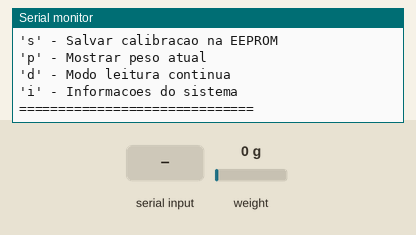
Recording of a sketch running on a simulated Arduino Uno, built with avr-gcc and run on an emulated ATmega328P. On the bench: the last lines printed to the serial monitor. The test bench sets the inputs (shaded band); at power-on: weight on the scale 0 g.

Above: at 3.6 s.
3.7 s: "i" received over Serial
At 4.6 s:
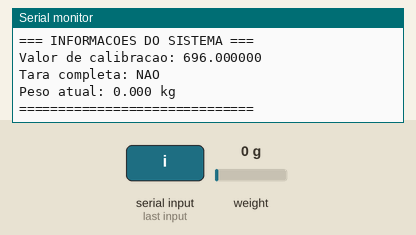
5.2 s: "r" received over Serial
At 5.8 s:
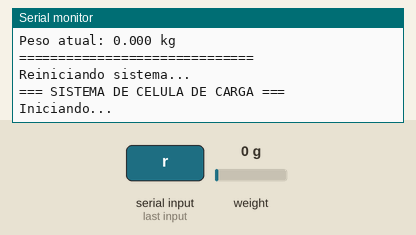
6.7 s: "t90\n" received over Serial
At 8.3 s:
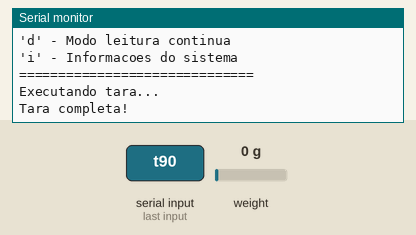
9.1 s: "c90\n" received over Serial
At 9.6 s:
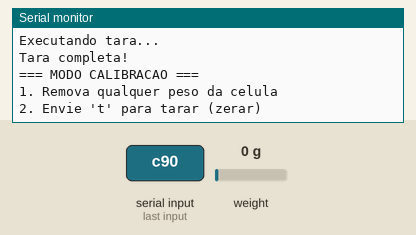
10.6 s: "t,45\n" received over Serial
At 11.1 s:
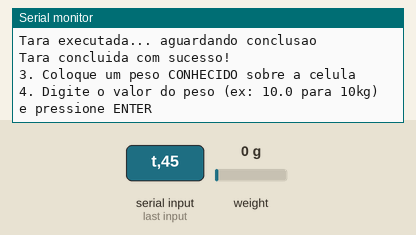
12.1 s: "90,45\n" received over Serial
At 14.3 s:
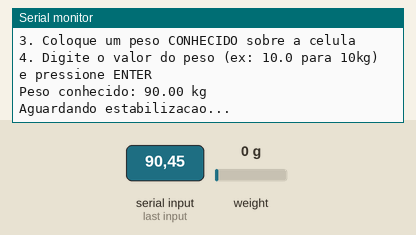

The sketch:

ZYC516C.ino
```cpp
#include <HX711_ADC.h>
#include <EEPROM.h>

// Pinos do HX711 (ajuste conforme sua ligação)
const int HX711_dout = 4; // Pino DT do HX711 -> Digital 4
const int HX711_sck = 5;  // Pino SCK do HX711 -> Digital 5

// Objeto HX711
HX711_ADC LoadCell(HX711_dout, HX711_sck);

const int calVal_eepromAdress = 0;
float calibrationValue = 1.0;
unsigned long t = 0;
bool serialPrintIntervalPassed = false;

void setup() {
  Serial.begin(57600);
  delay(10);
  Serial.println();
  Serial.println("=== SISTEMA DE CELULA DE CARGA ===");
  Serial.println("Iniciando...");

  // Inicializar a célula de carga
  LoadCell.begin();

  // Tempo de estabilização e tara inicial (2 segundos)
  unsigned long stabilizingtime = 2000;
  boolean _tare = true;

  LoadCell.start(stabilizingtime, _tare);

  if (LoadCell.getTareTimeoutFlag() || LoadCell.getSignalTimeoutFlag()) {
    Serial.println("ERRO: Timeout - verifique a fiação e os pinos");
    Serial.println("Verifique se os pinos DT e SCK estao corretos");
    while (1);
  } else {
    // Carregar valor de calibração da EEPROM
    EEPROM.get(calVal_eepromAdress, calibrationValue);

    // Verificar se o valor da EEPROM é válido
    if (isnan(calibrationValue) || calibrationValue == 0.0 || calibrationValue == 1.0) {
      calibrationValue = 696.0; // Valor padrão inicial
      Serial.println("Usando valor de calibracao padrao");
    } else {
      Serial.print("Valor de calibracao carregado da EEPROM: ");
      Serial.println(calibrationValue);
    }

    LoadCell.setCalFactor(calibrationValue);
    Serial.println("Inicializacao completa");
  }

  // Aguardar primeira leitura
  while (!LoadCell.update()) {
    delay(1);
  }

  Serial.println();
  Serial.println("=== SISTEMA PRONTO ===");
  Serial.println("Comandos disponíveis:");
  Serial.println("'t' - Tara (zerar a balanca)");
  Serial.println("'c' - Calibrar com peso conhecido");
  Serial.println("'s' - Salvar calibracao na EEPROM");
  Serial.println("'p' - Mostrar peso atual");
  Serial.println("'d' - Modo leitura continua");
  Serial.println("'i' - Informacoes do sistema");
  Serial.println("==============================");
}

void loop() {
  static boolean newDataReady = 0;
  const int serialPrintInterval = 1000; // 1 segundo entre leituras

  // Verificar se há novos dados disponíveis
  if (LoadCell.update()) {
    newDataReady = true;
  }

  // Processar comandos da serial
  if (Serial.available() > 0) {
    char inByte = Serial.read();

    switch(inByte) {
      case 't': // Tara
        Serial.println("Executando tara...");
        LoadCell.tareNoDelay();
        break;

      case 'c': // Calibrar
        calibrate();
        break;

      case 's': // Salvar na EEPROM
        EEPROM.put(calVal_eepromAdress, calibrationValue);
        Serial.print("Valor de calibracao (");
        Serial.print(calibrationValue);
        Serial.println(") salvo na EEPROM");
        break;

      case 'p': // Peso atual
        Serial.print("Peso atual: ");
        Serial.print(LoadCell.getData());
        Serial.println(" kg");
        break;

      case 'd': // Modo leitura contínua
        serialPrintIntervalPassed = !serialPrintIntervalPassed;
        Serial.println(serialPrintIntervalPassed ? "Leitura continua ATIVADA" : "Leitura continua DESATIVADA");
        break;

      case 'i': // Informações
        showSystemInfo();
        break;

      case 'r': // Reset
        Serial.println("Reiniciando sistema...");
        setup();
        break;
    }
  }

  // Mostrar leitura contínua se ativada
  if (serialPrintIntervalPassed && newDataReady) {
    if (millis() > t + serialPrintInterval) {
      float weight = LoadCell.getData();
      Serial.print("Peso: ");
      Serial.print(weight, 3); // 3 casas decimais
      Serial.println(" kg");
      newDataReady = 0;
      t = millis();
    }
  }

  // Verificar se a tara foi completada
  if (LoadCell.getTareStatus() == true) {
    Serial.println("Tara completa!");
  }
}

void calibrate() {
  Serial.println();
  Serial.println("=== MODO CALIBRACAO ===");
  Serial.println("1. Remova qualquer peso da celula");
  Serial.println("2. Envie 't' para tarar (zerar)");

  boolean _resume = false;
  unsigned long timeout = millis();

  while (!_resume && (millis() - timeout < 30000)) {
    LoadCell.update();
    if (Serial.available() > 0) {
      char inByte = Serial.read();
      if (inByte == 't') {
        LoadCell.tareNoDelay();
        Serial.println("Tara executada... aguardando conclusao");
      }
    }

    if (LoadCell.getTareStatus() == true) {
      Serial.println("Tara concluida com sucesso!");
      _resume = true;
    }
    delay(100);
  }

  if (!_resume) {
    Serial.println("Timeout na calibracao");
    return;
  }

  Serial.println();
  Serial.println("3. Coloque um peso CONHECIDO sobre a celula");
  Serial.println("4. Digite o valor do peso (ex: 10.0 para 10kg) e pressione ENTER");

  float known_mass = 0;
  _resume = false;
  timeout = millis();

  while (!_resume && (millis() - timeout < 60000)) {
    LoadCell.update();

    if (Serial.available() > 0) {
      String input = Serial.readString();
      input.trim();

      known_mass = input.toFloat();
      if (known_mass > 0) {
        Serial.print("Peso conhecido: ");
        Serial.print(known_mass);
        Serial.println(" kg");
        _resume = true;
      }
    }
    delay(100);
  }

  if (!_resume) {
    Serial.println("Timeout - nenhum peso valido informado");
    return;
  }

  // Aguardar estabilização do peso
  Serial.println("Aguardando estabilizacao...");
  delay(2000);

  // Obter nova valor de calibração
  LoadCell.refreshDataSet();
  calibrationValue = LoadCell.getNewCalibration(known_mass);

  if (calibrationValue > 0) {
    LoadCell.setCalFactor(calibrationValue);

    Serial.println();
    Serial.println("=== CALIBRACAO CONCLUIDA ===");
    Serial.print("Novo valor de calibracao: ");
    Serial.println(calibrationValue, 6);
    Serial.println("Use 's' para salvar na EEPROM");
    Serial.println("Use 'p' para verificar o peso");

    // Testar a calibração
    delay(1000);
    LoadCell.update();
    float measuredWeight = LoadCell.getData();
    Serial.print("Peso medido: ");
    Serial.print(measuredWeight, 3);
    Serial.println(" kg");

    float error = abs(measuredWeight - known_mass);
    Serial.print("Erro: ");
    Serial.print(error, 3);
    Serial.println(" kg");

  } else {
    Serial.println("ERRO: Falha na calibracao");
  }

  Serial.println("==============================");
}

void showSystemInfo() {
  Serial.println();
  Serial.println("=== INFORMACOES DO SISTEMA ===");
  Serial.print("Valor de calibracao: ");
  Serial.println(calibrationValue, 6);
  Serial.print("Tara completa: ");
  Serial.println(LoadCell.getTareStatus() ? "SIM" : "NAO");

  LoadCell.update();
  Serial.print("Peso atual: ");
  Serial.print(LoadCell.getData(), 3);
  Serial.println(" kg");

  Serial.println("==============================");
}
```

Measured:
- after the input at 3.7 s, the serial monitor: prints a new line at once (image 1)
- after the input at 5.2 s, the serial monitor: prints a new line at once (image 2)
- after the input at 6.7 s, the serial monitor: prints a new line after 0.97 s (image 3)
- after the input at 9.1 s, the serial monitor: prints a new line at once (image 4)
- after the input at 10.6 s, the serial monitor: prints a new line at once (image 5)
- after the input at 12.1 s, the serial monitor: prints a new line after 1.0 s (image 6)
